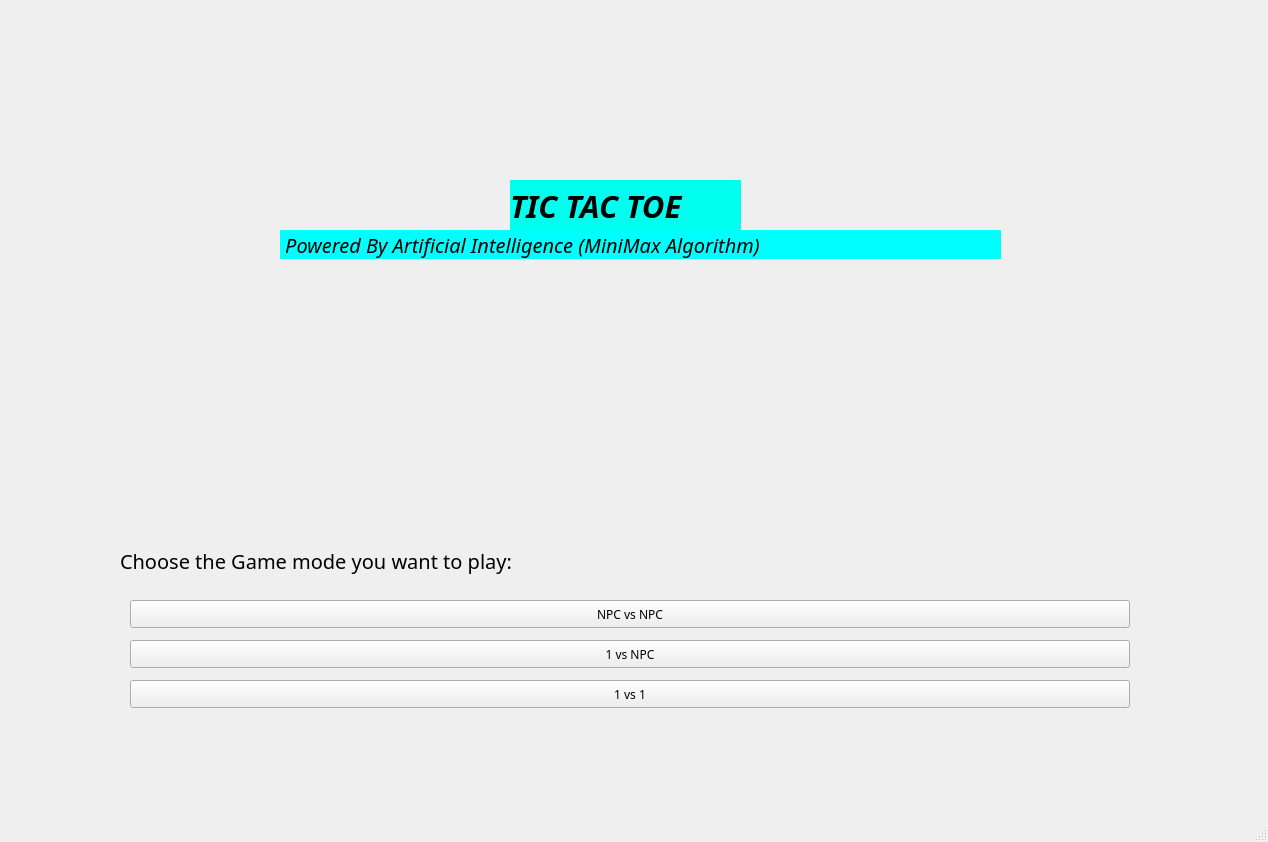
<?xml version="1.0" encoding="UTF-8"?>
<ui version="4.0">
 <class>mainWin</class>
 <widget class="QMainWindow" name="mainWin">
  <property name="geometry">
   <rect>
    <x>0</x>
    <y>0</y>
    <width>1268</width>
    <height>842</height>
   </rect>
  </property>
  <property name="font">
   <font>
    <family>YouYuan</family>
   </font>
  </property>
  <property name="windowTitle">
   <string>MainWindow</string>
  </property>
  <widget class="QWidget" name="centralwidget">
   <widget class="QLabel" name="tictactoeTitleLabel">
    <property name="geometry">
     <rect>
      <x>510</x>
      <y>180</y>
      <width>231</width>
      <height>51</height>
     </rect>
    </property>
    <property name="font">
     <font>
      <family>YouYuan</family>
      <pointsize>23</pointsize>
      <weight>75</weight>
      <italic>true</italic>
      <bold>true</bold>
     </font>
    </property>
    <property name="styleSheet">
     <string notr="true">background:rgb(0, 255, 238);
font-color:</string>
    </property>
    <property name="text">
     <string>TIC TAC TOE</string>
    </property>
   </widget>
   <widget class="QPushButton" name="modeAivsAiButton">
    <property name="geometry">
     <rect>
      <x>130</x>
      <y>600</y>
      <width>1000</width>
      <height>28</height>
     </rect>
    </property>
    <property name="text">
     <string>NPC vs NPC</string>
    </property>
   </widget>
   <widget class="QPushButton" name="mode1vsAiButton">
    <property name="geometry">
     <rect>
      <x>130</x>
      <y>640</y>
      <width>1000</width>
      <height>28</height>
     </rect>
    </property>
    <property name="text">
     <string>1 vs NPC</string>
    </property>
   </widget>
   <widget class="QPushButton" name="mode1v1Button">
    <property name="geometry">
     <rect>
      <x>130</x>
      <y>680</y>
      <width>1000</width>
      <height>28</height>
     </rect>
    </property>
    <property name="text">
     <string>1 vs 1</string>
    </property>
   </widget>
   <widget class="QLabel" name="poweredByLabel">
    <property name="geometry">
     <rect>
      <x>280</x>
      <y>230</y>
      <width>721</width>
      <height>29</height>
     </rect>
    </property>
    <property name="font">
     <font>
      <family>YouYuan</family>
      <pointsize>15</pointsize>
      <weight>50</weight>
      <italic>true</italic>
      <bold>false</bold>
      <underline>false</underline>
     </font>
    </property>
    <property name="styleSheet">
     <string notr="true">background-color: rgb(0, 255, 255);</string>
    </property>
    <property name="text">
     <string> Powered By Artificial Intelligence (MiniMax Algorithm)</string>
    </property>
    <property name="wordWrap">
     <bool>true</bool>
    </property>
   </widget>
   <widget class="QLabel" name="chooseModeLabel">
    <property name="geometry">
     <rect>
      <x>120</x>
      <y>530</y>
      <width>1071</width>
      <height>61</height>
     </rect>
    </property>
    <property name="font">
     <font>
      <family>Segoe Print</family>
      <pointsize>15</pointsize>
     </font>
    </property>
    <property name="text">
     <string>Choose the Game mode you want to play:</string>
    </property>
   </widget>
  </widget>
  <widget class="QMenuBar" name="menubar">
   <property name="geometry">
    <rect>
     <x>0</x>
     <y>0</y>
     <width>1268</width>
     <height>21</height>
    </rect>
   </property>
  </widget>
  <widget class="QStatusBar" name="statusbar"/>
 </widget>
 <resources/>
 <connections/>
</ui>
